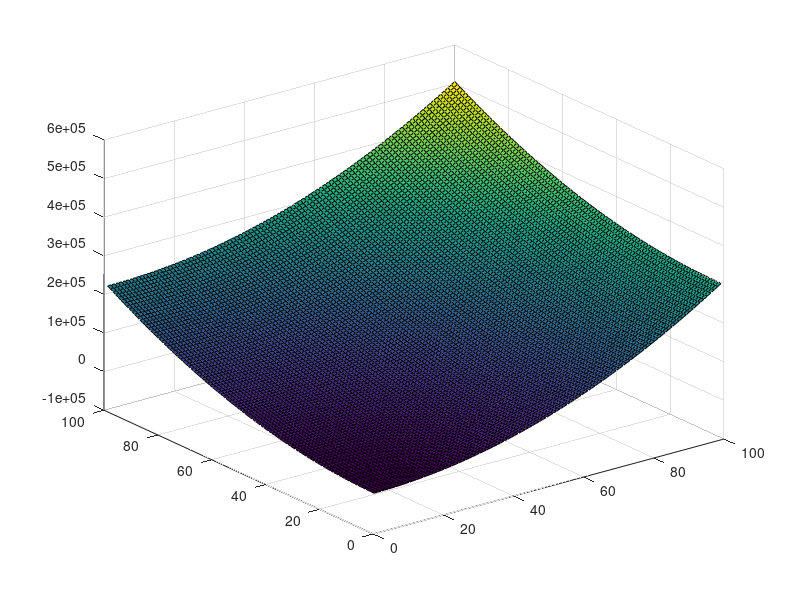

The MATLAB source for this figure:
clear all
close all

 a=30;
b=-1.5;
c=22;
d=4;
e=1;
f=2.5;

cont=1;

for x=1:100
    for y=1:100
        plane(y,x)=a*x*x+b*x*y+c*y*y+d*x+e*y+f+randn*90;
        A(cont)=x*x;
        B(cont)=x*y;
        C(cont)=y*y;
        D(cont)=x;
        E(cont)=y;
        Z(cont)=plane(y,x);
        cont=cont+1;
    end
end

surf(plane)

A=[A' B' C' D' E' ones(length(A),1)];

p=regress(Z',A);

